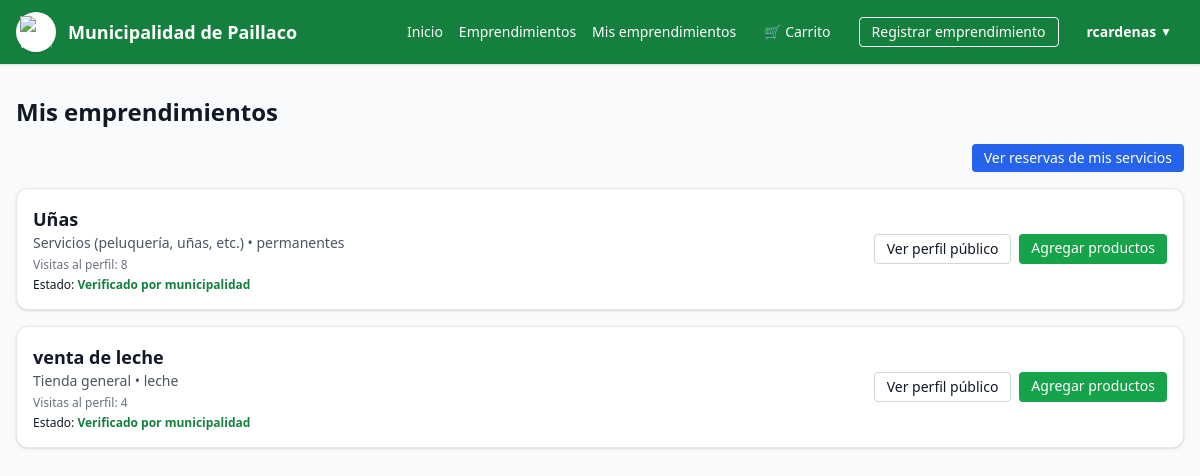
/mis-emprendimientos/ (signed in), run on an earlier commit of the app's database.
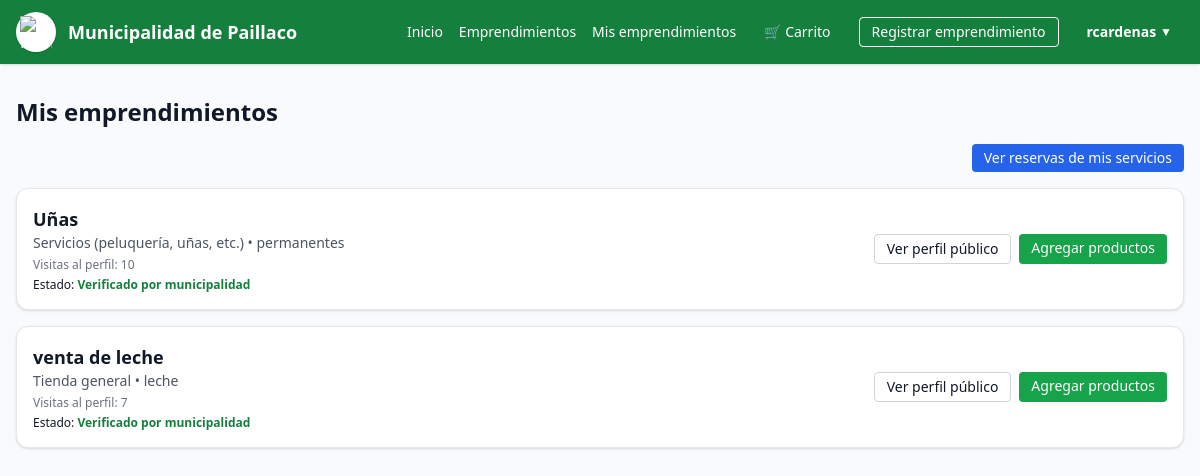
And on a later commit of the database.
### marketplace/models.py (models this page shows, shortened)
class Emprendimiento(models.Model):
    CATEGORIAS = [
        ("comida", "Comida / Delivery"),
        ("ropa", "Ropa / Boutique"),
        ("tienda", "Tienda general"),
        ("alimentos", "Alimentos"),
        ("servicios", "Servicios (peluquería, uñas, etc.)"),
        ("otros", "Otros"),
    ]
    owner = models.ForeignKey(
        settings.AUTH_USER_MODEL,
        on_delete=models.CASCADE,
        related_name="emprendimientos"
    )
    nombre = models.CharField(max_length=150)
    categoria = models.CharField(max_length=30, choices=CATEGORIAS)
    rubro = models.CharField(max_length=150, blank=True)
    descripcion = models.TextField(blank=True)
    direccion = models.CharField(max_length=200, blank=True)
    telefono = models.CharField(max_length=30, blank=True)
    email_contacto = models.EmailField(blank=True)
    sitio_web = models.URLField(blank=True)
    imagen = models.ImageField(upload_to="emprendimientos/", blank=True, null=True)
    imagen1 = models.ImageField(upload_to="emprendimientos/", blank=True, null=True)
    imagen2 = models.ImageField(upload_to="emprendimientos/", blank=True, null=True)
    imagen3 = models.ImageField(upload_to="emprendimientos/", blank=True, null=True)
    permite_agendar = models.BooleanField(default=False)
    permite_compras = models.BooleanField(default=False)
    is_verified = models.BooleanField(default=False)
    visitas = models.IntegerField(default=0)
    creado_en = models.DateTimeField(auto_now_add=True)

### marketplace/views.py (the view)
# urls.py: path("mis-emprendimientos/", marketplace_views.mis_emprendimientos, name="mis_emprendimientos"),
@login_required
def mis_emprendimientos(request):
    emprendimientos = Emprendimiento.objects.filter(owner=request.user)
    return render(request, "marketplace/mis_emprendimientos.html", {"emprendimientos": emprendimientos})

### marketplace/context_processors.py (called while the page is built)
def carrito_count(request):
    carrito = request.session.get("carrito", {})
    total = 0
    for item in carrito.values():
        cantidad = item.get("cantidad", 1)
        total += cantidad
    return {"carrito_count": total}

def carrito_context(request):
    count = 0
    if request.user.is_authenticated:
        count = CarritoItem.objects.filter(user=request.user).count()
    else:
        cart = request.session.get("cart", [])
        count = sum(item.get("cantidad", 1) for item in cart)
    return {"carrito_count": count}

### templates/marketplace/mis_emprendimientos.html
{% extends "base.html" %}
{% block content %}
<h1 class="text-2xl font-bold mb-4">Mis emprendimientos</h1>
{% if emprendimientos %}
  <div class="flex justify-end mb-4">
    <a href="{% url 'reservas_emprendedor' %}"
       class="px-3 py-1 rounded bg-blue-600 text-white text-sm hover:bg-blue-700">
      Ver reservas de mis servicios
    </a>
  </div>
  <div class="space-y-4">
    {% for e in emprendimientos %}
      <article class="bg-white rounded-xl border shadow p-4 flex flex-col md:flex-row md:items-center md:justify-between gap-3">
        <div>
          <h2 class="font-semibold text-lg">{{ e.nombre }}</h2>
          <p class="text-sm text-gray-600">
            {{ e.get_categoria_display }}{% if e.rubro %} • {{ e.rubro }}{% endif %}
          </p>
          <p class="text-xs text-gray-500 mt-1">
            Visitas al perfil: {{ e.visitas }}
          </p>
          <p class="text-xs mt-1">
            Estado:
            {% if e.is_verified %}
              <span class="text-green-700 font-semibold">Verificado por municipalidad</span>
            {% else %}
              <span class="text-yellow-700 font-semibold">Pendiente de verificación</span>
            {% endif %}
          </p>
        </div>
        <div class="flex flex-wrap gap-2 text-sm">
          <a href="{% url 'emprendimiento_detalle' e.pk %}"
             class="px-3 py-1 rounded border border-gray-300 hover:bg-gray-50">
            Ver perfil público
          </a>
          <a href="{% url 'producto_crear' e.pk %}"
             class="px-3 py-1 rounded bg-green-600 text-white hover:bg-green-700">
            Agregar productos
          </a>
        </div>
      </article>
    {% endfor %}
  </div>
{% else %}
  <p class="text-gray-600">Aún no tienes emprendimientos registrados.</p>
  <a href="{% url 'emprendimiento_registrar' %}"
     class="inline-block mt-3 px-4 py-2 bg-green-600 text-white rounded">
    Registrar mi primer emprendimiento
  </a>
{% endif %}
{% endblock %}

What changed in the data, as far as the page shows it:
changed Emprendimiento "Uñas": visitas "8" → "10"
changed Emprendimiento "venta de leche": visitas "4" → "7"
